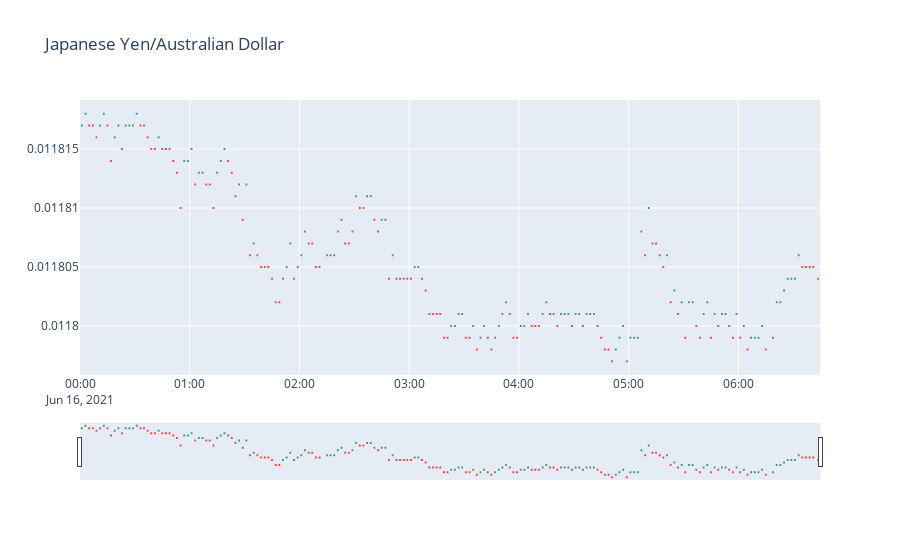

The notebook cell saved with this chart:
### Code cell
import numpy as np
import pandas as pd
#Data Source
import yfinance as yf
#Data viz library
import plotly.graph_objs as go

#Download JPYAUD data
data = yf.download(tickers = 'JPYAUD=X' ,period ='1d', interval = '1m')
#declare figure
fig = go.Figure()

#Candlestick
fig.add_trace(go.Candlestick(x=data.index,
                open=data['Open'],
                high=data['High'],
                low=data['Low'],
                close=data['Close'], name = 'market data'))

# Add titles
fig.update_layout(
    title='Japanese Yen/Australian Dollar')

#Show
fig.show()

### Figure 1 — Plotly figure (JSON) as saved in the notebook; plotly's stock layout.template omitted (floating-point values rounded to 4 significant figures; data arrays with more than 128 entries replaced by an {"elided": "..."} marker saying what was removed)
{"data": [{"close": {"elided": "200 float values"}, "high": {"elided": "200 float values"}, "low": {"elided": "200 float values"}, "name": "market data", "open": {"elided": "200 float values"}, "type": "candlestick", "x": {"elided": "200 str values"}}], "layout": {"title": {"text": "Japanese Yen/Australian Dollar"}}}
